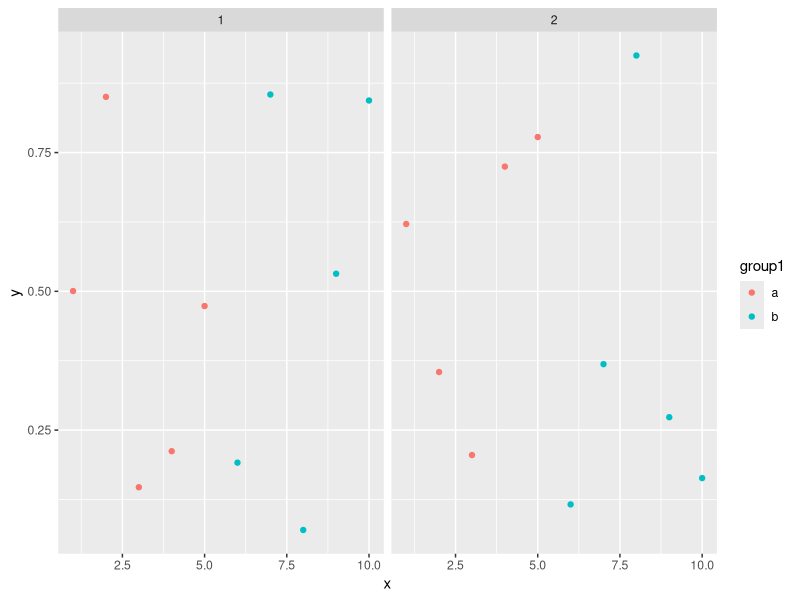
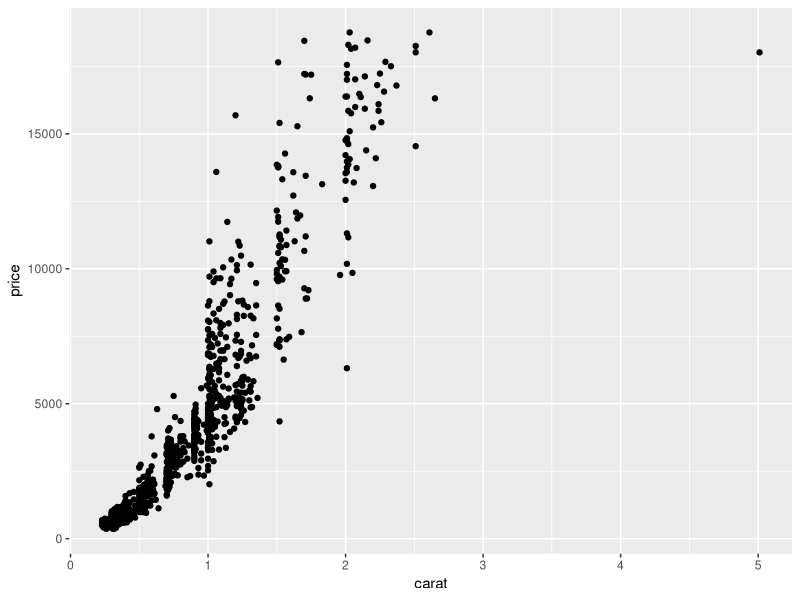

Write R code to recreate these figures, in order.
library(ggplot2)

# Introductory code from slides:
d <- data.frame(x = c(1:10, 1:10), 
                y = runif(20), 
                group1 = rep(gl(2, 5, labels = c("a", "b")), 2), 
                group2 = gl(2, 10))
head(d)
ggplot(d) + geom_point(aes(x = x, y = y, colour = group1)) + facet_grid(~group2)

# Exercises:
head(diamonds) # from the ggplot2 package
set.seed(1)
diamonds2 <- diamonds[sample(nrow(diamonds), 1000), ]

# Here's a basic plot with points to start with
ggplot(diamonds2, aes(x = carat, y = price)) + geom_point()

# Look up some geoms at http://docs.ggplot2.org/ and try at least 3
# with the diamonds2 dataset. geoms you might want to try: geom_line,
# geom_histogram, geom_bar, geom_violin, geom_point, geom_freqpoly ...


# By combining the aesthetics of geom_point: x, y, alpha, colour,
# shape, and size, see how many dimensions of the data you can display
# simultaneously with aesthetics.


# If you have time, try expressing the same data with different
# aesthetics.


# What happens when you specify a continuous vs. a factor variable for
# an aesthetic like colour?


# Try replacing one of the aesthetics with a facet_wrap.


# Now use facet_grid with the diamonds dataset.

